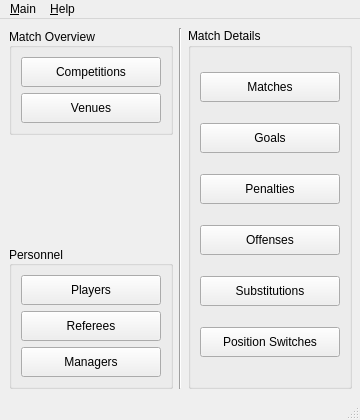
<?xml version="1.0" encoding="UTF-8"?>
<ui version="4.0">
 <class>UserMainSwitchboard</class>
 <widget class="QMainWindow" name="UserMainSwitchboard">
  <property name="geometry">
   <rect>
    <x>0</x>
    <y>0</y>
    <width>360</width>
    <height>420</height>
   </rect>
  </property>
  <property name="minimumSize">
   <size>
    <width>360</width>
    <height>420</height>
   </size>
  </property>
  <property name="maximumSize">
   <size>
    <width>360</width>
    <height>420</height>
   </size>
  </property>
  <property name="windowTitle">
   <string>FMRD Switchboard</string>
  </property>
  <widget class="QWidget" name="centralwidget">
   <layout class="QGridLayout" name="gridLayout">
    <item row="0" column="0">
     <layout class="QVBoxLayout" name="verticalLayout_4">
      <item>
       <widget class="QGroupBox" name="groupBox">
        <property name="title">
         <string>Match Overview</string>
        </property>
        <property name="alignment">
         <set>Qt::AlignLeading|Qt::AlignLeft|Qt::AlignVCenter</set>
        </property>
        <property name="flat">
         <bool>false</bool>
        </property>
        <layout class="QVBoxLayout" name="verticalLayout">
         <item>
          <widget class="QPushButton" name="compButton">
           <property name="minimumSize">
            <size>
             <width>140</width>
             <height>30</height>
            </size>
           </property>
           <property name="maximumSize">
            <size>
             <width>140</width>
             <height>30</height>
            </size>
           </property>
           <property name="text">
            <string>Competitions</string>
           </property>
          </widget>
         </item>
         <item>
          <widget class="QPushButton" name="venueButton">
           <property name="minimumSize">
            <size>
             <width>140</width>
             <height>30</height>
            </size>
           </property>
           <property name="maximumSize">
            <size>
             <width>140</width>
             <height>30</height>
            </size>
           </property>
           <property name="text">
            <string>Venues</string>
           </property>
          </widget>
         </item>
        </layout>
       </widget>
      </item>
      <item>
       <spacer name="verticalSpacer">
        <property name="orientation">
         <enum>Qt::Vertical</enum>
        </property>
        <property name="sizeHint" stdset="0">
         <size>
          <width>20</width>
          <height>40</height>
         </size>
        </property>
       </spacer>
      </item>
      <item>
       <widget class="QGroupBox" name="groupBox_2">
        <property name="title">
         <string>Personnel</string>
        </property>
        <property name="alignment">
         <set>Qt::AlignLeading|Qt::AlignLeft|Qt::AlignVCenter</set>
        </property>
        <layout class="QVBoxLayout" name="verticalLayout_2">
         <item>
          <widget class="QPushButton" name="playerButton">
           <property name="minimumSize">
            <size>
             <width>140</width>
             <height>30</height>
            </size>
           </property>
           <property name="maximumSize">
            <size>
             <width>140</width>
             <height>30</height>
            </size>
           </property>
           <property name="text">
            <string>Players</string>
           </property>
          </widget>
         </item>
         <item>
          <widget class="QPushButton" name="refereeButton">
           <property name="minimumSize">
            <size>
             <width>140</width>
             <height>30</height>
            </size>
           </property>
           <property name="maximumSize">
            <size>
             <width>140</width>
             <height>30</height>
            </size>
           </property>
           <property name="text">
            <string>Referees</string>
           </property>
          </widget>
         </item>
         <item>
          <widget class="QPushButton" name="managerButton">
           <property name="minimumSize">
            <size>
             <width>140</width>
             <height>30</height>
            </size>
           </property>
           <property name="maximumSize">
            <size>
             <width>140</width>
             <height>30</height>
            </size>
           </property>
           <property name="text">
            <string>Managers</string>
           </property>
          </widget>
         </item>
        </layout>
       </widget>
      </item>
     </layout>
    </item>
    <item row="0" column="1">
     <widget class="Line" name="line">
      <property name="orientation">
       <enum>Qt::Vertical</enum>
      </property>
     </widget>
    </item>
    <item row="0" column="2">
     <widget class="QGroupBox" name="groupBox_3">
      <property name="title">
       <string>Match Details</string>
      </property>
      <layout class="QVBoxLayout" name="verticalLayout_3">
       <item>
        <widget class="QPushButton" name="matchButton">
         <property name="minimumSize">
          <size>
           <width>140</width>
           <height>30</height>
          </size>
         </property>
         <property name="maximumSize">
          <size>
           <width>140</width>
           <height>30</height>
          </size>
         </property>
         <property name="text">
          <string>Matches</string>
         </property>
        </widget>
       </item>
       <item>
        <widget class="QPushButton" name="goalButton">
         <property name="minimumSize">
          <size>
           <width>140</width>
           <height>30</height>
          </size>
         </property>
         <property name="maximumSize">
          <size>
           <width>140</width>
           <height>30</height>
          </size>
         </property>
         <property name="text">
          <string>Goals</string>
         </property>
        </widget>
       </item>
       <item>
        <widget class="QPushButton" name="penButton">
         <property name="minimumSize">
          <size>
           <width>140</width>
           <height>30</height>
          </size>
         </property>
         <property name="maximumSize">
          <size>
           <width>140</width>
           <height>30</height>
          </size>
         </property>
         <property name="text">
          <string>Penalties</string>
         </property>
        </widget>
       </item>
       <item>
        <widget class="QPushButton" name="offenseButton">
         <property name="minimumSize">
          <size>
           <width>140</width>
           <height>30</height>
          </size>
         </property>
         <property name="maximumSize">
          <size>
           <width>140</width>
           <height>30</height>
          </size>
         </property>
         <property name="text">
          <string>Offenses</string>
         </property>
        </widget>
       </item>
       <item>
        <widget class="QPushButton" name="subButton">
         <property name="minimumSize">
          <size>
           <width>140</width>
           <height>30</height>
          </size>
         </property>
         <property name="maximumSize">
          <size>
           <width>140</width>
           <height>30</height>
          </size>
         </property>
         <property name="text">
          <string>Substitutions</string>
         </property>
        </widget>
       </item>
       <item>
        <widget class="QPushButton" name="switchButton">
         <property name="minimumSize">
          <size>
           <width>140</width>
           <height>30</height>
          </size>
         </property>
         <property name="maximumSize">
          <size>
           <width>140</width>
           <height>30</height>
          </size>
         </property>
         <property name="text">
          <string>Position Switches</string>
         </property>
        </widget>
       </item>
      </layout>
     </widget>
    </item>
   </layout>
  </widget>
  <widget class="QMenuBar" name="menubar">
   <property name="geometry">
    <rect>
     <x>0</x>
     <y>0</y>
     <width>360</width>
     <height>23</height>
    </rect>
   </property>
   <widget class="QMenu" name="menuMain">
    <property name="title">
     <string>&amp;Main</string>
    </property>
    <addaction name="actionQuit"/>
   </widget>
   <widget class="QMenu" name="menuHelp">
    <property name="title">
     <string>&amp;Help</string>
    </property>
    <addaction name="actionAbout"/>
   </widget>
   <addaction name="menuMain"/>
   <addaction name="menuHelp"/>
  </widget>
  <widget class="QStatusBar" name="statusbar"/>
  <action name="actionQuit">
   <property name="text">
    <string>&amp;Quit</string>
   </property>
   <property name="shortcut">
    <string>Ctrl+Q</string>
   </property>
  </action>
  <action name="actionAbout">
   <property name="text">
    <string>&amp;About</string>
   </property>
   <property name="shortcut">
    <string>F1</string>
   </property>
  </action>
  <action name="actionRounds">
   <property name="text">
    <string>Rounds</string>
   </property>
  </action>
  <action name="actionWeather_Conditions">
   <property name="text">
    <string>Weather Conditions</string>
   </property>
  </action>
  <action name="actionConfederations">
   <property name="text">
    <string>Confederations</string>
   </property>
  </action>
  <action name="actionCountries">
   <property name="text">
    <string>Countries</string>
   </property>
  </action>
  <action name="actionField_Positions">
   <property name="text">
    <string>Field Positions</string>
   </property>
  </action>
  <action name="actionFlank_Positions">
   <property name="text">
    <string>Flank Positions</string>
   </property>
  </action>
  <action name="actionPositions">
   <property name="text">
    <string>Positions</string>
   </property>
  </action>
  <action name="actionGoal_Events">
   <property name="text">
    <string>Goal Events</string>
   </property>
  </action>
  <action name="actionGoal_Strikes">
   <property name="text">
    <string>Goal Strikes</string>
   </property>
  </action>
  <action name="actionPenalty_Outcomes">
   <property name="text">
    <string>Penalty Outcomes</string>
   </property>
  </action>
  <action name="actionFouls">
   <property name="text">
    <string>Fouls</string>
   </property>
  </action>
  <action name="actionCards">
   <property name="text">
    <string>Cards</string>
   </property>
  </action>
 </widget>
 <resources/>
 <connections>
  <connection>
   <sender>actionQuit</sender>
   <signal>triggered()</signal>
   <receiver>UserMainSwitchboard</receiver>
   <slot>close()</slot>
   <hints>
    <hint type="sourcelabel">
     <x>-1</x>
     <y>-1</y>
    </hint>
    <hint type="destinationlabel">
     <x>170</x>
     <y>209</y>
    </hint>
   </hints>
  </connection>
 </connections>
</ui>
